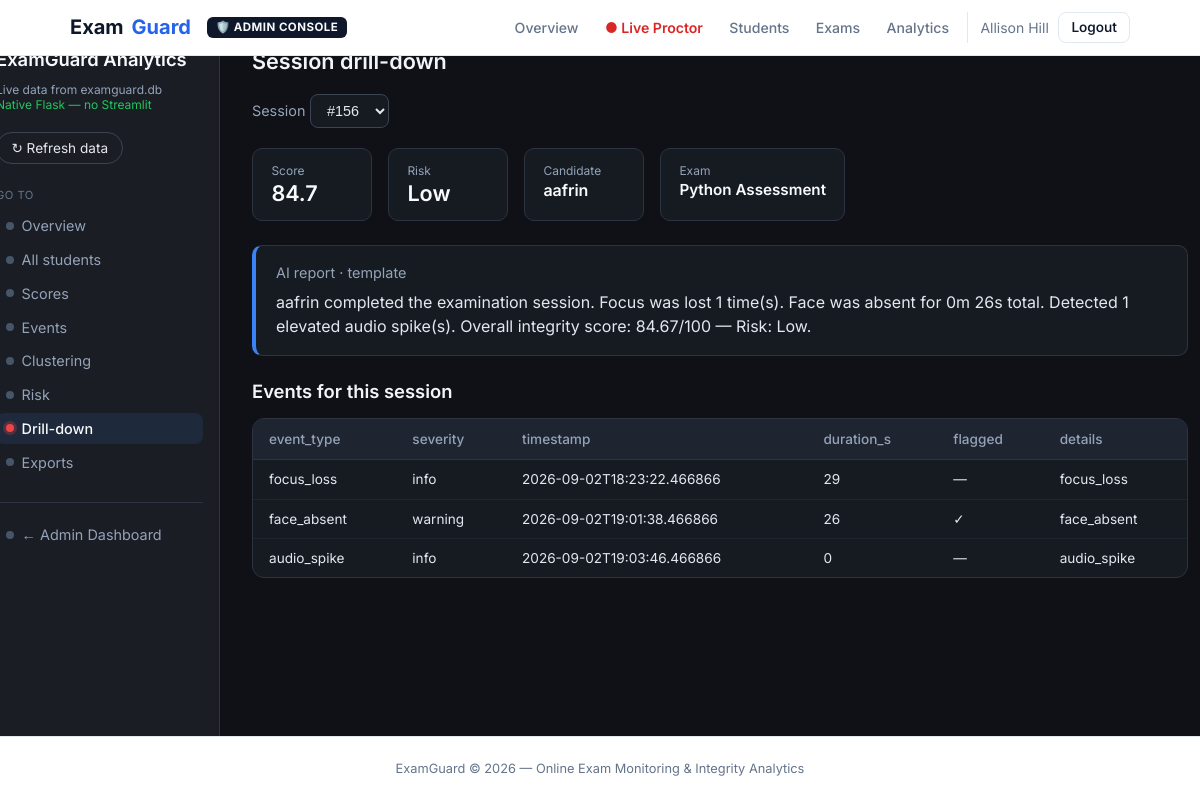
Page /admin/analytics?page=drilldown (signed in) on the committed database.
### app/models/models.py (models this page shows, shortened)
class User(UserMixin, db.Model):
    __tablename__ = "users"
    id = db.Column(db.Integer, primary_key=True)
    email = db.Column(db.String(120), unique=True, nullable=False, index=True)
    password_hash = db.Column(db.String(256), nullable=False)
    full_name = db.Column(db.String(120), nullable=False)
    role = db.Column(db.String(20), default="candidate")
    photo_path = db.Column(db.String(255))
    id_type = db.Column(db.String(40))
    id_number = db.Column(db.String(80))
    id_document_path = db.Column(db.String(255))
    id_verified = db.Column(db.Boolean, default=False)
    created_at = db.Column(db.DateTime, default=datetime.utcnow)
    academic_status = db.Column(db.String(50), default="Currently Studying")  # Currently Studying / Graduated / Beginner
    college = db.Column(db.String(200), default="")
    domain = db.Column(db.String(100), default="")  # B.Tech, MCA, BA, B.Sc, etc.
    department = db.Column(db.String(120), default="")  # CSE, ECE, Economics, Computer Applications, etc.
    year_of_study = db.Column(db.String(50), default="")  # 1st Year, 2nd Year, 3rd Year, 4th Year, Graduated, Beginner
    sessions = db.relationship("ExamSession", backref="candidate", lazy="dynamic")

class IntegrityScore(db.Model):
    __tablename__ = "integrity_scores"
    id = db.Column(db.Integer, primary_key=True)
    session_id = db.Column(db.Integer, db.ForeignKey("exam_sessions.id"), unique=True, nullable=False)
    score = db.Column(db.Float, nullable=False)
    risk_label = db.Column(db.String(20), nullable=False)
    tab_switch_count = db.Column(db.Integer, default=0)
    focus_loss_count = db.Column(db.Integer, default=0)
    face_absent_seconds = db.Column(db.Integer, default=0)
    multi_face_count = db.Column(db.Integer, default=0)
    audio_spike_count = db.Column(db.Integer, default=0)
    face_presence_ratio = db.Column(db.Float, default=1.0)
    computed_at = db.Column(db.DateTime, default=datetime.utcnow)

class ExamSession(db.Model):
    __tablename__ = "exam_sessions"
    id = db.Column(db.Integer, primary_key=True)
    candidate_id = db.Column(db.Integer, db.ForeignKey("users.id"), nullable=False)
    exam_id = db.Column(db.Integer, db.ForeignKey("available_exams.id"), nullable=True)
    exam_title = db.Column(db.String(200), default="Online Assessment")
    status = db.Column(db.String(20), default="registered")
    started_at = db.Column(db.DateTime)
    ended_at = db.Column(db.DateTime)
    duration_minutes = db.Column(db.Integer, default=60)
    test_score = db.Column(db.String(50), nullable=True)
    created_at = db.Column(db.DateTime, default=datetime.utcnow)
    exam = db.relationship("AvailableExam", backref="sessions")
    events = db.relationship("EventLog", backref="session", lazy="dynamic", cascade="all, delete-orphan")
    integrity_score = db.relationship("IntegrityScore", backref="session", uselist=False, cascade="all, delete-orphan")
    ai_report = db.relationship("AIReport", backref="session", uselist=False, cascade="all, delete-orphan")

class AIReport(db.Model):
    __tablename__ = "ai_reports"
    id = db.Column(db.Integer, primary_key=True)
    session_id = db.Column(db.Integer, db.ForeignKey("exam_sessions.id"), unique=True, nullable=False)
    summary_text = db.Column(db.Text, nullable=False)
    generated_at = db.Column(db.DateTime, default=datetime.utcnow)
    model_used = db.Column(db.String(50), default="template")

class EventLog(db.Model):
    __tablename__ = "event_logs"
    id = db.Column(db.Integer, primary_key=True)
    session_id = db.Column(db.Integer, db.ForeignKey("exam_sessions.id"), nullable=False)
    event_type = db.Column(db.String(50), nullable=False)
    severity = db.Column(db.String(20), default="info")
    timestamp = db.Column(db.DateTime, default=datetime.utcnow, index=True)
    duration_seconds = db.Column(db.Integer, default=0)
    details = db.Column(db.Text)
    is_flagged = db.Column(db.Boolean, default=False)

### app/routes/admin.py (the view)
@admin_bp.route("/admin/analytics")
@admin_required
def analytics():
    from app.services.analytics_data import (
        load_analytics_overview,
        load_all_students_data,
        load_scores_data,
        load_events_data,
        load_clustering_data,
        load_risk_data,
        load_drilldown_data,
        load_exports_meta,
    )
    page = (request.args.get("page") or "overview").strip().lower()
    allowed = {
        "overview",
        "students",
        "scores",
        "events",
        "clustering",
        "risk",
        "drilldown",
        "exports",
    }
    if page not in allowed:
        page = "overview"
    overview = load_analytics_overview()
    ctx = {
        "page": page,
        "total_attempts": overview["total_attempts"],
        "unique_students": overview["unique_students"],
        "scored_sessions": overview["scored_sessions"],
        "avg_integrity": overview["avg_integrity"],
        "high_risk_count": overview["high_risk_count"],
        "risk_distribution": overview["risk_distribution"],
        "avg_by_category": overview["avg_by_category"],
        "latest_attempts": overview["latest_attempts"],
        "hist_labels": [],
        "hist_counts": [],
        "scatter": [],
        "box_by_risk": {},
        "scored": [],
        "avg_score": 0,
        "event_type_labels": [],
        "event_type_values": [],
        "flagged_count": 0,
        "total_events": 0,
        "recent_events": [],
        "points": [],
        "summary": [],
        "cluster_labels": {},
        "ok": False,
        "k": 3,
        "message": None,
        "risk_labels": [],
        "risk_counts": [],
        "risk_colors": [],
        "high_risk_sessions": [],
        "session_ids": [],
        "selected": None,
        "selected_id": None,
        "ai_summary": None,
        "model_used": None,
        "events": [],
        "files": {},
        "student_summary": [],
        "all_attempts": [],
        "total_sessions": 0,
    }
    if page == "students":
        ctx.update(load_all_students_data())
    elif page == "scores":
        ctx.update(load_scores_data())
    elif page == "events":
        ctx.update(load_events_data())
    elif page == "clustering":
        try:
            k = int(request.args.get("k", 3))
        except (TypeError, ValueError):
            k = 3
        ctx.update(load_clustering_data(k=k))
    elif page == "risk":
        ctx.update(load_risk_data())
    elif page == "drilldown":
        sid = request.args.get("session_id", type=int)
        ctx.update(load_drilldown_data(session_id=sid))
    elif page == "exports":
        ctx.update(load_exports_meta())
    return render_template("admin/analytics.html", **ctx)

### templates/admin/analytics.html (shortened to what this page needs)
{% extends "base.html" %}
{% block content %}
<div class="analytics-shell">
  <aside class="analytics-sidebar">
    <h2>ExamGuard Analytics</h2>
    <p class="caption">Live data from examguard.db<br><span style="color:#22c55e;">Native Flask — no Streamlit</span></p>
    <a class="refresh-btn" href="{{ url_for('admin.analytics', page=page) }}">
      ↻ Refresh data
    </a>
    <div class="nav-label">Go to</div>
    {% set nav = [
      ('overview', 'Overview'),
      ('students', 'All students'),
      ('scores', 'Scores'),
      ('events', 'Events'),
      ('clustering', 'Clustering'),
      ('risk', 'Risk'),
      ('drilldown', 'Drill-down'),
      ('exports', 'Exports'),
    ] %}
    {% for key, label in nav %}
    <a href="{{ url_for('admin.analytics', page=key) }}"
       class="nav-item {% if page == key %}active{% endif %}">
      <span class="dot"></span> {{ label }}
    </a>
    {% endfor %}
    <div style="margin-top:1.5rem;border-top:1px solid #2d3340;padding-top:1rem;">
      <a href="{{ url_for('admin.dashboard') }}" class="nav-item">
        <span class="dot"></span> ← Admin Dashboard
      </a>
    </div>
  </aside>
  <div class="analytics-main">
    {% if page == 'drilldown' %}
    <h1>Session drill-down</h1>
    <form method="get" action="{{ url_for('admin.analytics') }}" style="margin-bottom:1.25rem;">
      <label class="muted" for="session_id">Session</label>
      <select class="dark-select" name="session_id" id="session_id" onchange="this.form.submit()">
        {% for sid in session_ids %}
        <option value="{{ sid }}" {% if selected_id == sid %}selected{% endif %}>#{{ sid }}</option>
        {% endfor %}
      </select>
    </form>
    {% if selected %}
    <div class="kpi-row">
      <div class="kpi"><div class="label">Score</div><div class="value">{% if selected.integrity_score is not none %}{{ selected.integrity_score|round(1) }}{% else %}—{% endif %}</div></div>
      <div class="kpi"><div class="label">Risk</div><div class="value">{{ selected.risk_label or '—' }}</div></div>
      <div class="kpi"><div class="label">Candidate</div><div class="value" style="font-size:1rem;">{{ selected.candidate_name }}</div></div>
      <div class="kpi"><div class="label">Exam</div><div class="value" style="font-size:0.95rem;">{{ selected.exam_title }}</div></div>
    </div>
    {% if ai_summary %}
    <div class="ai-box">
      <div class="muted" style="margin-bottom:0.35rem;">AI report {% if model_used %}· {{ model_used }}{% endif %}</div>
      {{ ai_summary }}
    </div>
    {% endif %}
    <h2>Events for this session</h2>
    <div class="analytics-table-wrap">
      <table class="analytics-table">
        <thead>
          <tr>
            <th>event_type</th>
            <th>severity</th>
            <th>timestamp</th>
            <th>duration_s</th>
            <th>flagged</th>
            <th>details</th>
          </tr>
        </thead>
        <tbody>
          {% for e in events %}
          <tr>
            <td>{{ e.event_type }}</td>
            <td>{{ e.severity }}</td>
            <td>{{ e.timestamp }}</td>
            <td>{{ e.duration_seconds }}</td>
            <td>{% if e.is_flagged %}✓{% else %}—{% endif %}</td>
            <td>{{ e.details }}</td>
          </tr>
          {% else %}
          <tr><td colspan="6" class="muted">No events for this session.</td></tr>
          {% endfor %}
        </tbody>
      </table>
    </div>
    {% else %}
    <p class="muted">No sessions available.</p>
    {% endif %}
    {% endif %}
  </div>
</div>
{% endblock %}

### templates/base.html (shortened to what this page needs)
<!DOCTYPE html>
<html lang="en">
<head>
  <link rel="stylesheet" href="{{ url_for('static', filename='css/style.css') }}">
</head>
<body>
  <nav class="eg-nav">
    <div class="inner">
      <div style="display:flex;align-items:center;gap:1rem;">
        <a class="eg-logo" href="{{ url_for('auth.index') }}">Exam<span>Guard</span></a>
        {% if current_user.is_authenticated %}
          {% if current_user.role in ('invigilator', 'admin') %}
            <span class="nav-role-badge badge-admin">🛡️ Admin Console</span>
          {% else %}
            <span class="nav-role-badge badge-student">🎓 Student Portal</span>
          {% endif %}
        {% endif %}
      </div>
      <div class="eg-nav-right">
        {% if current_user.is_authenticated %}
          {% if current_user.role in ('invigilator', 'admin') %}
            <div class="nav-menu">
              <a href="{{ url_for('admin.dashboard') }}" class="nav-link">Overview</a>
              <a href="{{ url_for('admin.live_proctor') }}" class="nav-link nav-live">
                <span class="live-dot-pulse">●</span> Live Proctor
              </a>
              <a href="{{ url_for('admin.students') }}" class="nav-link">Students</a>
              <a href="{{ url_for('admin.manage_exams') }}" class="nav-link">Exams</a>
              <a href="{{ url_for('admin.analytics') }}" class="nav-link">Analytics</a>
            </div>
          {% endif %}
          <div class="user-pill">
            <span class="eg-user">{{ current_user.full_name }}</span>
            <a class="btn btn-outline btn-sm" href="{{ url_for('auth.logout') }}">Logout</a>
          </div>
        {% else %}
          <div class="nav-menu">
            <a href="{{ url_for('auth.login', role='candidate') }}" class="nav-link">Student Login</a>
            <a href="{{ url_for('auth.login', role='invigilator') }}" class="nav-link">Admin Login</a>
            <a href="{{ url_for('auth.register') }}" class="btn btn-primary btn-sm">Register</a>
          </div>
        {% endif %}
      </div>
    </div>
  </nav>
  <main class="eg-main">
    {% block content %}{% endblock %}
  </main>
  <footer class="eg-footer">
    <div class="footer-inner">
      <div>ExamGuard &copy; 2026 — Online Exam Monitoring &amp; Integrity Analytics</div>
    </div>
  </footer>
</body>
</html>

### rows in the picture
User: full_name "Allison Hill"
IntegrityScore: integrity_score "84.7", risk_label "Low"
User: candidate_name "aafrin"
ExamSession: exam_title "Python Assessment"
AIReport: model_used "template", summary_text "aafrin completed the examination session. Focus was lost 1 time(s). Face was absent for 0m 26s total. Detected 1 elevated audio spike(s). Overall integrity score: 84.67/100 — Risk: Low."
EventLog: event_type "focus_loss", severity "info", timestamp "2026-09-02T18:23:22.466866", duration_seconds "29", details "focus_loss"
EventLog: event_type "face_absent", severity "warning", timestamp "2026-09-02T19:01:38.466866", duration_seconds "26", details "face_absent"
EventLog: event_type "audio_spike", severity "info", timestamp "2026-09-02T19:03:46.466866", duration_seconds "0", details "audio_spike"

### other values in the picture
{{ label }} "Overview" "All students" "Scores" "Events" "Clustering" "Risk" "Drill-down" "Exports"
